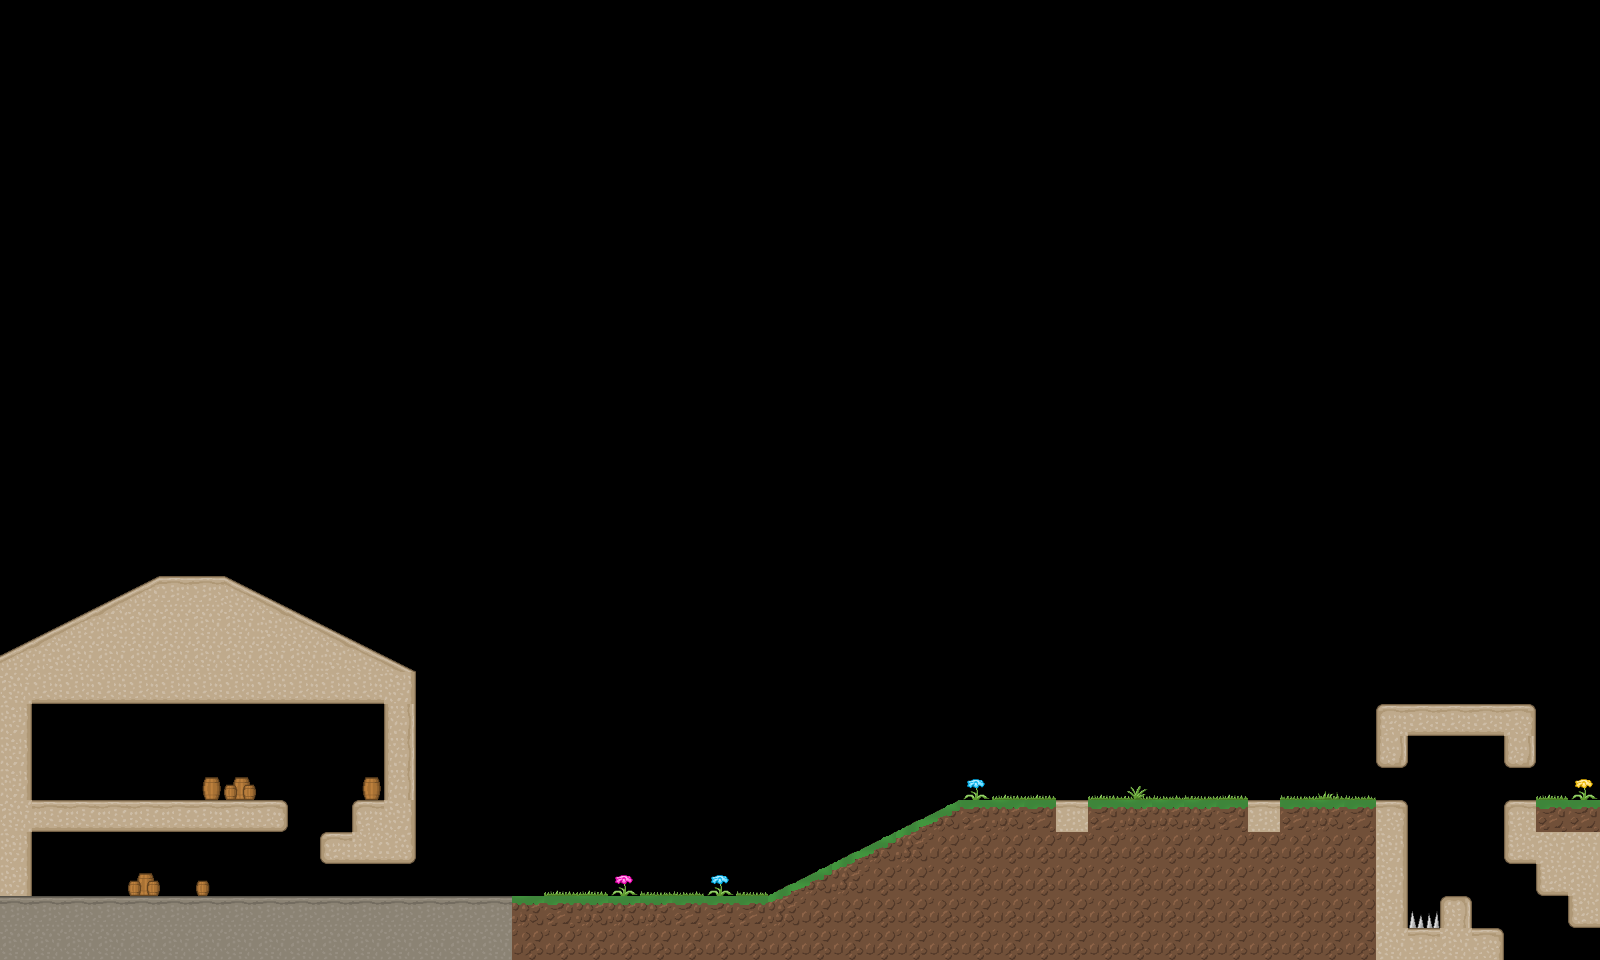

This is a level from a 2D game, rendered from its Tiled map with the project's own tilesets. A one-line summary and the map file follow, with tile-layer data summarised:
An orthogonal 50x30 tile map with 32x32 px tiles, 1 tile layer (Tile Layer 1), 2 tilesets and 32 objects (NextLevel, Damage).

<map version="1.0" orientation="orthogonal" renderorder="right-up" width="50" height="30" tilewidth="32" tileheight="32" nextobjectid="42">
 <tileset firstgid="1" source="data/Entities.tsx" />
 <tileset firstgid="257" source="data/MainTiles.tsx" />
 <layer name="Tile Layer 1" width="50" height="30">
  <data>[1500 cells, 252 non-empty, 42 distinct tile ids]</data>
 </layer>
 <objectgroup name="entities">
  <properties>
   <property name="inputA" value="2" />
   <property name="inputB" value="3" />
   <property name="output" value="4" />
  </properties>
  <object id="1" gid="17" x="32" y="800">
   <properties>
    <property name="channel" value="1" />
   </properties>
  </object>
  <object id="2" gid="17" x="1056" y="800">
   <properties>
    <property name="channel" value="2" />
   </properties>
  </object>
  <object id="3" gid="17" x="1248" y="800">
   <properties>
    <property name="channel" value="3" />
   </properties>
  </object>
  <object id="4" gid="13" x="1376" y="800">
   <properties>
    <property name="channel" value="4" />
   </properties>
  </object>
  <object id="5" gid="13" x="1504" y="800">
   <properties>
    <property name="channel" value="4" />
   </properties>
  </object>
  <object id="6" gid="1" x="32" y="896" />
  <object id="7" gid="2" x="96" y="800" />
  <object id="8" gid="2" x="96" y="768" />
  <object id="9" gid="2" x="128" y="800" />
  <object id="10" gid="2" x="512" y="896" />
  <object id="11" gid="2" x="506" y="861" />
  <object id="12" gid="9" x="1152" y="704">
   <properties>
    <property name="inputA" value="2" />
    <property name="inputB" value="3" />
    <property name="output" value="4" />
   </properties>
  </object>
  <object id="15" gid="13" x="384" y="896">
   <properties>
    <property name="channel" value="1" />
   </properties>
  </object>
 </objectgroup>
 <objectgroup name="physics">
  <object id="17" x="0" y="960">
   <polygon points="0,0 768,0 768,-64 0,-64" />
  </object>
  <object id="18" x="0" y="896">
   <polygon points="0,0 32,0 32,-192 0,-192" />
  </object>
  <object id="19" x="32" y="832">
   <polygon points="0,0 256,0 256,-32 0,-32" />
  </object>
  <object id="21" x="0" y="704">
   <polygon points="0,0 416,0 416,-32 0,-32" />
  </object>
  <object id="22" x="0" y="672">
   <polygon points="0,0 416,0 224,-96 160,-96 0,-14" />
  </object>
  <object id="23" x="384" y="704">
   <polygon points="0,0 0,160 32,160 32,0" />
  </object>
  <object id="24" x="320" y="832">
   <polygon points="0,0 0,32 64,32 64,0" />
  </object>
  <object id="25" x="352" y="800">
   <polygon points="0,0 0,32 32,32 32,0" />
  </object>
  <object id="26" x="768" y="896">
   <polygon points="0,0 0,64 640,64 640,-96 192,-96" />
  </object>
  <object id="30" x="1472" y="928">
   <polygon points="-64,0 -64,32 32,32 32,0" />
  </object>
  <object id="31" x="1504" y="800">
   <polygon points="0,0 0,64 96,64 96,0" />
  </object>
  <object id="33" x="1536" y="864">
   <polygon points="0,0 0,32 64,32 64,0" />
  </object>
  <object id="34" x="1568" y="896">
   <polygon points="0,0 0,32 32,32 32,0" />
  </object>
  <object id="35" x="1376" y="704">
   <polygon points="0,0 0,32 160,32 160,0" />
  </object>
  <object id="36" x="1376" y="736">
   <polygon points="0,0 0,32 32,32 32,0" />
  </object>
  <object id="37" x="1504" y="736">
   <polygon points="0,0 0,32 32,32 32,0" />
  </object>
  <object id="39" x="1440" y="896">
   <polygon points="0,0 0,32 32,32 32,0" />
  </object>
 </objectgroup>
 <objectgroup name="zones">
  <object id="16" type="NextLevel" x="1600" y="960">
   <properties>
    <property name="level" value="Level 2" />
   </properties>
   <polygon points="0,0 -96,0 -97,-16 0,-32" />
  </object>
  <object id="41" type="Damage" x="1408.5" y="912.25">
   <properties>
    <property name="damageDelay" value="1" />
   </properties>
   <polygon points="0,0 -0.5,15.75 31.5,15.75 31.75,1.5" />
  </object>
 </objectgroup>
</map>
